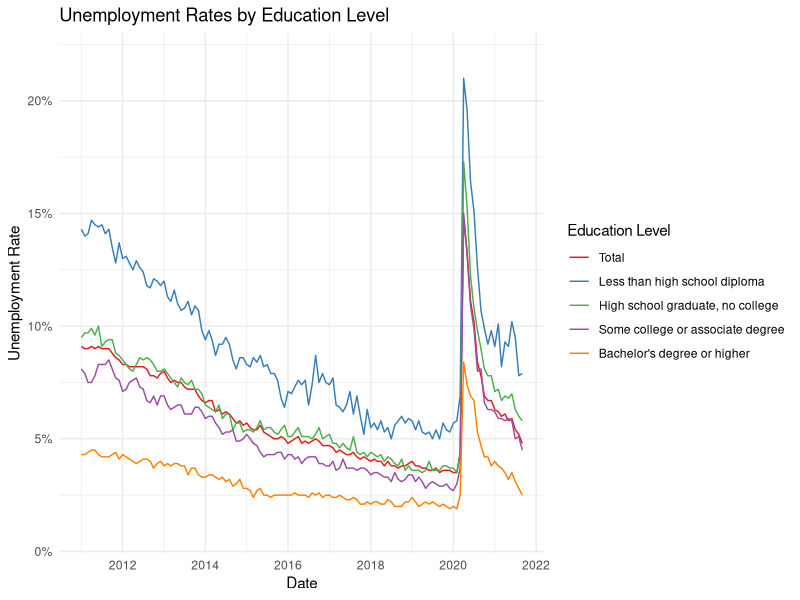
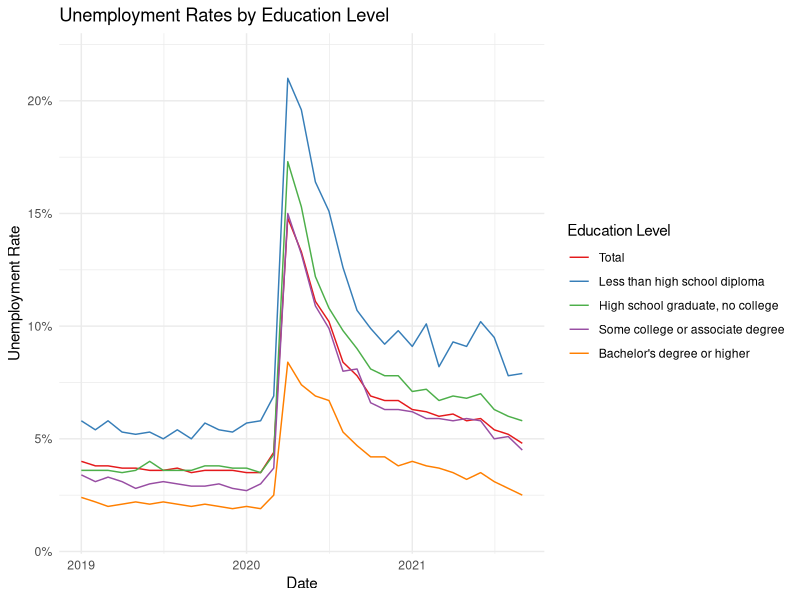
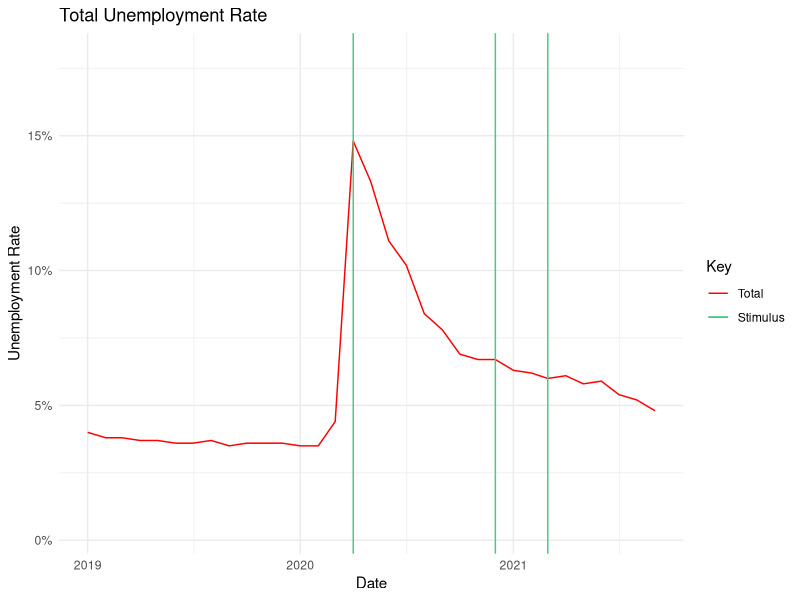

Reproduce these figures in R, in order. (Note: this script raises an error after producing the figures.)
## ---- chunk 1
knitr::opts_chunk$set(echo = TRUE)
library(tidyverse) 
library(readxl) #read excel data
library(lubridate) #library for dates
library(maps) 
## ---- chunk 2
#download and gather total data
total<-read_excel("SeriesReport-20211013103622_022552.xlsx", skip=10)
total<-pivot_longer(total, c(Jan:Dec))
total<-rename(total, month=name, "Total"=value)

#download and gather less than hs diploma data
less_than_hs_diploma<-read_excel("SeriesReport-20211013103625_bd083c.xlsx", skip=11)
less_than_hs_diploma<-pivot_longer(less_than_hs_diploma, c(Jan:Dec))
less_than_hs_diploma<-rename(less_than_hs_diploma, month=name, "Less than high school diploma" = value)

#download and gather hs grad data
hs_grad_no_college<-read_excel("SeriesReport-20211013103628_0b08e9.xlsx", skip=11)
hs_grad_no_college<-pivot_longer(hs_grad_no_college, c(Jan:Dec))
hs_grad_no_college<-rename(hs_grad_no_college, month=name, "High school graduate, no college" = value)

#download and gather some college or associate degree data
some_college_or_associate_degree<-read_excel("SeriesReport-20211013103630_432a4d.xlsx", skip=11)
some_college_or_associate_degree<-pivot_longer(some_college_or_associate_degree, c(Jan:Dec))
some_college_or_associate_degree<-rename(some_college_or_associate_degree, month=name, "Some college or associate degree" = value)

#download and ba or higher data 
bachelor_or_higher<-read_excel("SeriesReport-20211013103633_3a6146.xlsx", skip=11)
bachelor_or_higher<-pivot_longer(bachelor_or_higher, c(Jan:Dec))
bachelor_or_higher<-rename(bachelor_or_higher, month=name, "Bachelor's degree or higher" = value)
## ---- chunk 3

#join all data sets 
complete_data<-full_join(total,less_than_hs_diploma, c("Year"="Year", "month"="month"))
complete_data<-full_join(complete_data, hs_grad_no_college, c("Year"="Year", "month"="month"))
complete_data<-full_join(complete_data, some_college_or_associate_degree, c("Year"="Year", "month"="month"))
complete_data<-full_join(complete_data, bachelor_or_higher, c("Year"="Year", "month"="month"))


complete_data<-na.omit(complete_data)

#remove unused data sets now that they are combined 
remove(total, less_than_hs_diploma,hs_grad_no_college,some_college_or_associate_degree,bachelor_or_higher)

#gather data 
complete_data<-pivot_longer(complete_data, c("Total":"Bachelor's degree or higher"))
complete_data$value<-as.numeric(complete_data$value)

#use date class
complete_data<-mutate(complete_data, date=paste(Year,month))
complete_data$date<-ymd(complete_data$date, truncated=1)

#relevel data to make logical sence (ascending order of education completed)
complete_data <- mutate(complete_data, name = fct_relevel(name,"Total", "Less than high school diploma","High school graduate, no college","Some college or associate degree","Bachelor's degree or higher"))
## ---- chunk 4
ggplot(complete_data, aes(x=date, y=value/100)) + 
  geom_line(aes(group=name, color=name))+
  theme_minimal() +
  scale_color_brewer(palette = "Set1")+
  labs(title = "Unemployment Rates by Education Level", x="Date", y="Unemployment Rate", color="Education Level") + 
  scale_y_continuous(labels=scales::percent_format(), expand=c(0,.02)) 
## ---- chunk 5
covid_time_period<-filter(complete_data, Year>=2019)

ggplot(covid_time_period, aes(x=date, y=value/100)) + 
  geom_line(aes(group=name, color=name))+
  theme_minimal() +
  scale_color_brewer(palette = "Set1")+
  labs(title = "Unemployment Rates by Education Level", x="Date", y="Unemployment Rate", color="Education Level") + 
  scale_y_continuous(labels=scales::percent_format(), expand = c(0,.02)) 

## ---- chunk 6
total_isolated<-filter(complete_data, name=="Total", Year>=2019)
ggplot(total_isolated, aes(x=date, y=value/100)) + 
  geom_line(aes(group=name, color=name))+
  theme_minimal() +
  geom_vline(aes(xintercept=ymd("2020-04-01"), color="Stimulus"), key_glyph="path")+ 
  geom_vline(aes(xintercept=ymd("2020-12-01"), color = "Stimulus"),key_glyph="path")+ 
  geom_vline(aes(xintercept=ymd("2021-03-01"), color = "Stimulus"),key_glyph="path")+ 
  scale_color_manual(values=c("Stimulus"="seagreen3","Total"="red"))+
  labs(title = "Total Unemployment Rate", x="Date", y="Unemployment Rate", color="Key") + 
  scale_y_continuous(labels=scales::percent_format(),expand = c(0,.04)) 
## ---- chunk 7
#load fips codes from maps library 
data("county.fips") #fips codes 

#store BLS data and county and state map data  
US_county_data<-read_excel("laucntycur14.xlsx", skip=3)
all_counties<-map_data("county")
states<-map_data("state")
all_counties$polyname<-paste0(all_counties$region,",",all_counties$subregion)
#connect state and county fips codes 
US_county_data$fips<- paste0(US_county_data$FIPS...2,US_county_data$FIPS...3)
US_county_data<-select(US_county_data, fips, location=...4, date=...5, rate="ment Rate")
US_county_data$fips<-as.numeric(US_county_data$fips)
#join data 
all_counties<-left_join(all_counties, county.fips, "polyname"="polyname")
all_counties<-left_join(all_counties, US_county_data, "fips"="fips")
#filter maine data 
maine_data<-filter(all_counties, region=="maine")
maine_data<-select(maine_data, long, lat, group, order, polyname, date,rate)

#select necessary variables 
all_counties<-select(all_counties, long, lat, group, order, polyname, date,rate)

#filter aug 21 data and bin data to make it discrete rather than continuous 
all_counties_aug21<-filter(all_counties,date=="Aug-21 p")
all_counties_aug21$rate<-as.numeric(all_counties_aug21$rate)
all_counties_aug21<-mutate(all_counties_aug21,"rates"=cut(rate,breaks=c(0,2,4,6,8,10,12,14,30)))

#filter aug 20 data and bin data to make it discrete rather than continuous  
all_counties_aug20<-filter(all_counties,date=="Aug-20")
all_counties_aug20$rate<-as.numeric(all_counties_aug20$rate)
all_counties_aug20<-mutate(all_counties_aug20,"rates"=cut(rate,breaks=c(0,2,4,6,8,10,12,14,30)))

maine_aug20<-filter(maine_data,date=="Aug-20")
maine_aug20$rate<-as.numeric(maine_aug20$rate)

maine_aug21<-filter(maine_data,date=="Aug-21 p")
maine_aug21$rate<-as.numeric(maine_aug21$rate)


## ---- chunk 8

ggplot()+
  geom_polygon(data=all_counties_aug20,aes(x=long, y=lat, group = group, fill=rates))+
  theme_void()+
  scale_fill_brewer(palette = "Reds")+
  coord_map()+
  geom_path(data =states, aes(x = long, y = lat, group = group)) +
  labs(title="August 2020 Unemployment rate per US County",fill="Unemployment\nRate (%)")

## ---- chunk 9

ggplot()+
  geom_polygon(data=all_counties_aug21,aes(x=long, y=lat, group = group, fill=rates))+
  theme_void()+
  scale_fill_brewer(palette = "Reds")+
  coord_map()+
  geom_path(data =states, aes(x = long, y = lat, group = group)) +
  labs(title="August 2021 Unemployment rate per US County", fill="Unemployment\nRate (%)")
## ---- chunk 10
ggplot(maine_aug20)+
  geom_polygon(aes(x=long, y=lat, group = group, fill=rate))+
  theme_void()+
  coord_map()+
  scale_fill_gradient2(low="aquamarine3", mid="lightblue", midpoint = 3.5, high = "navy", limits=c(0,7))+
  labs(title="August 2020 Unemployment rate per Maine County", fill="Unemployment\nRate (%)")
## ---- chunk 11
ggplot(maine_aug21)+
  geom_polygon(aes(x=long, y=lat, group = group, fill=rate))+
  theme_void()+
  coord_map()+
  scale_fill_gradient2(low="aquamarine3", mid="lightblue", midpoint = 3.5, high = "navy", limits=c(0,7))+
  labs(title="August 2021 Unemployment rate per Maine County", fill="Unemployment\nRate (%)")
